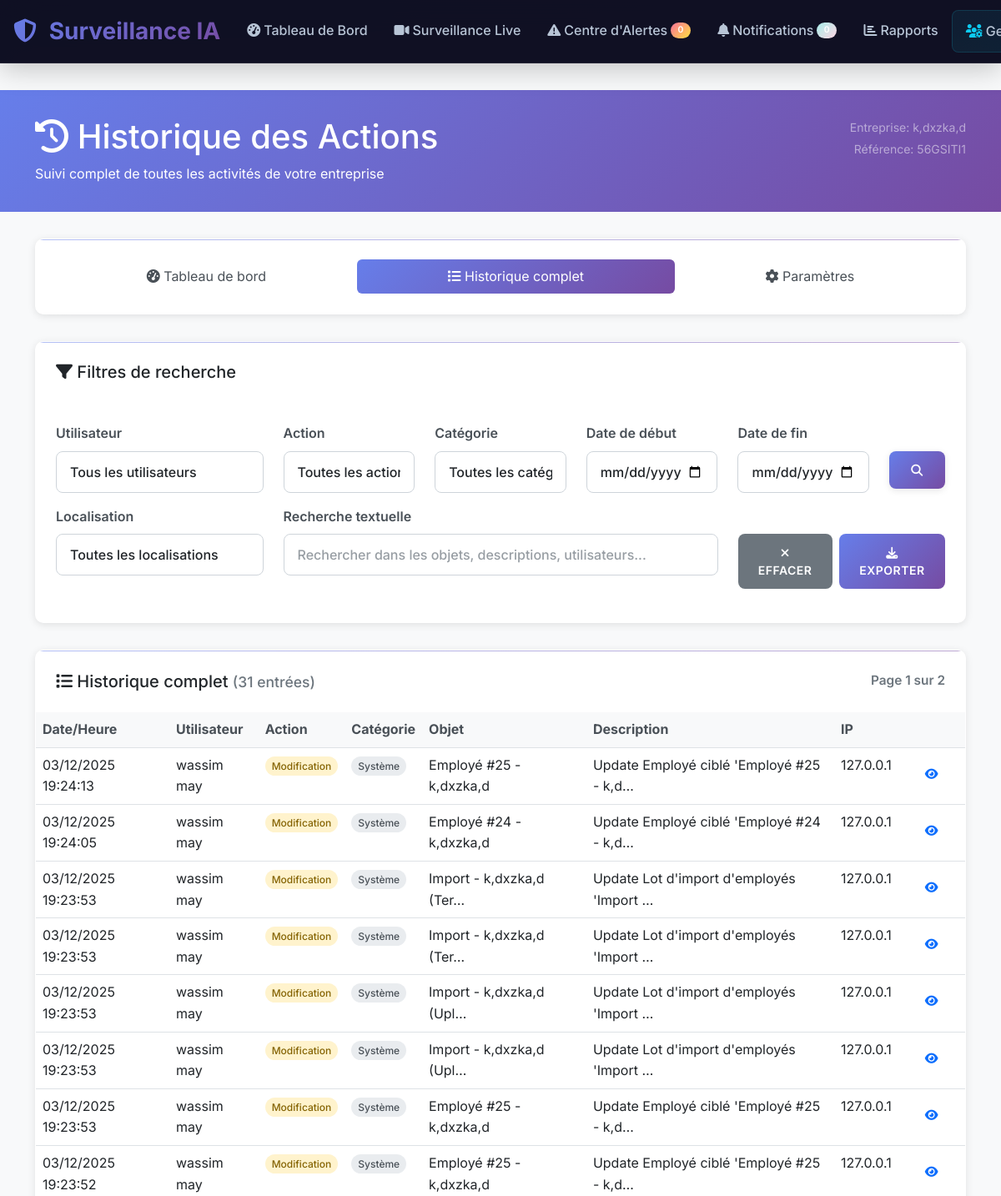
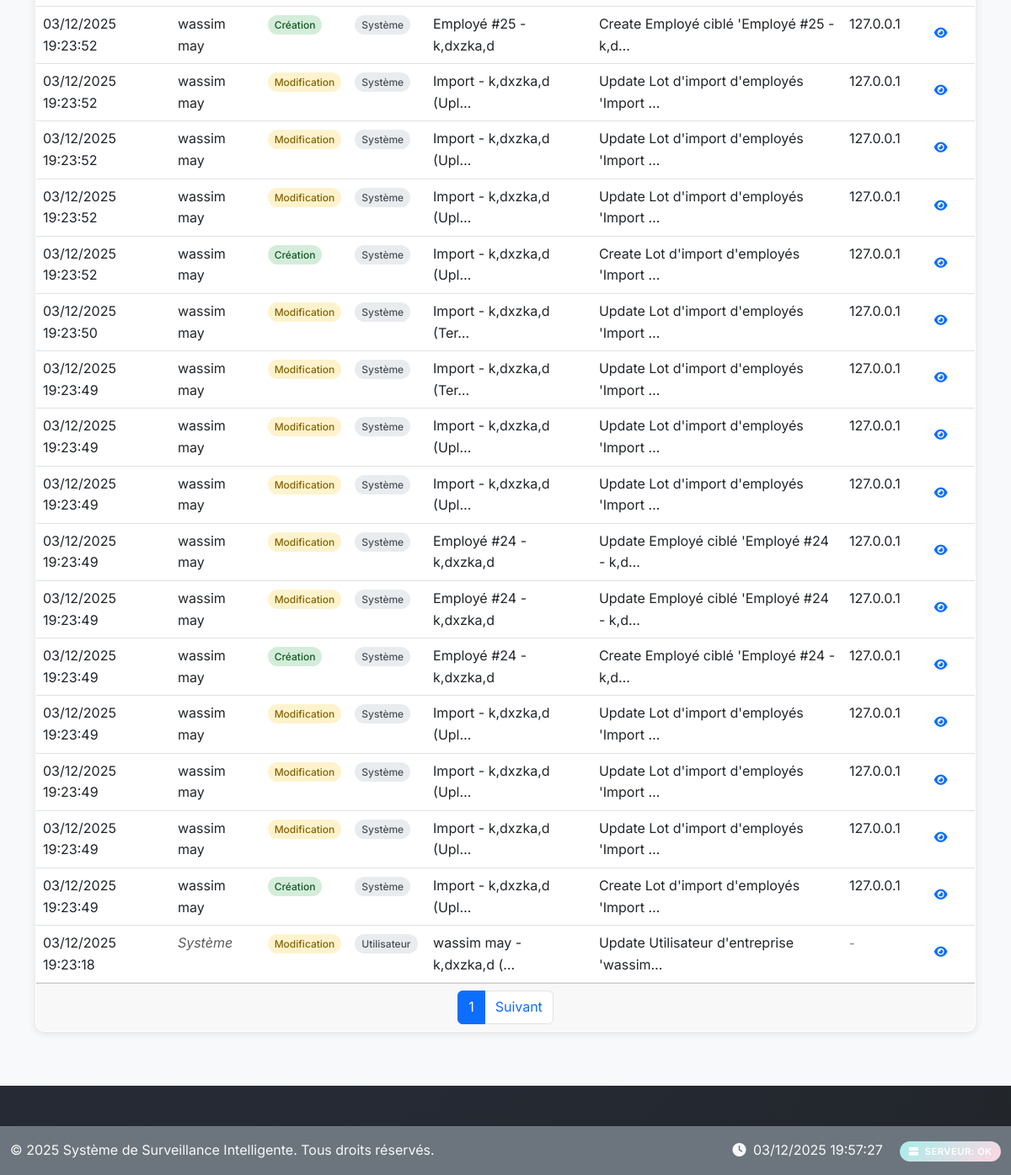
/history/list/ (signed in), run on an earlier commit of the app's database (2 pictures, top to bottom).
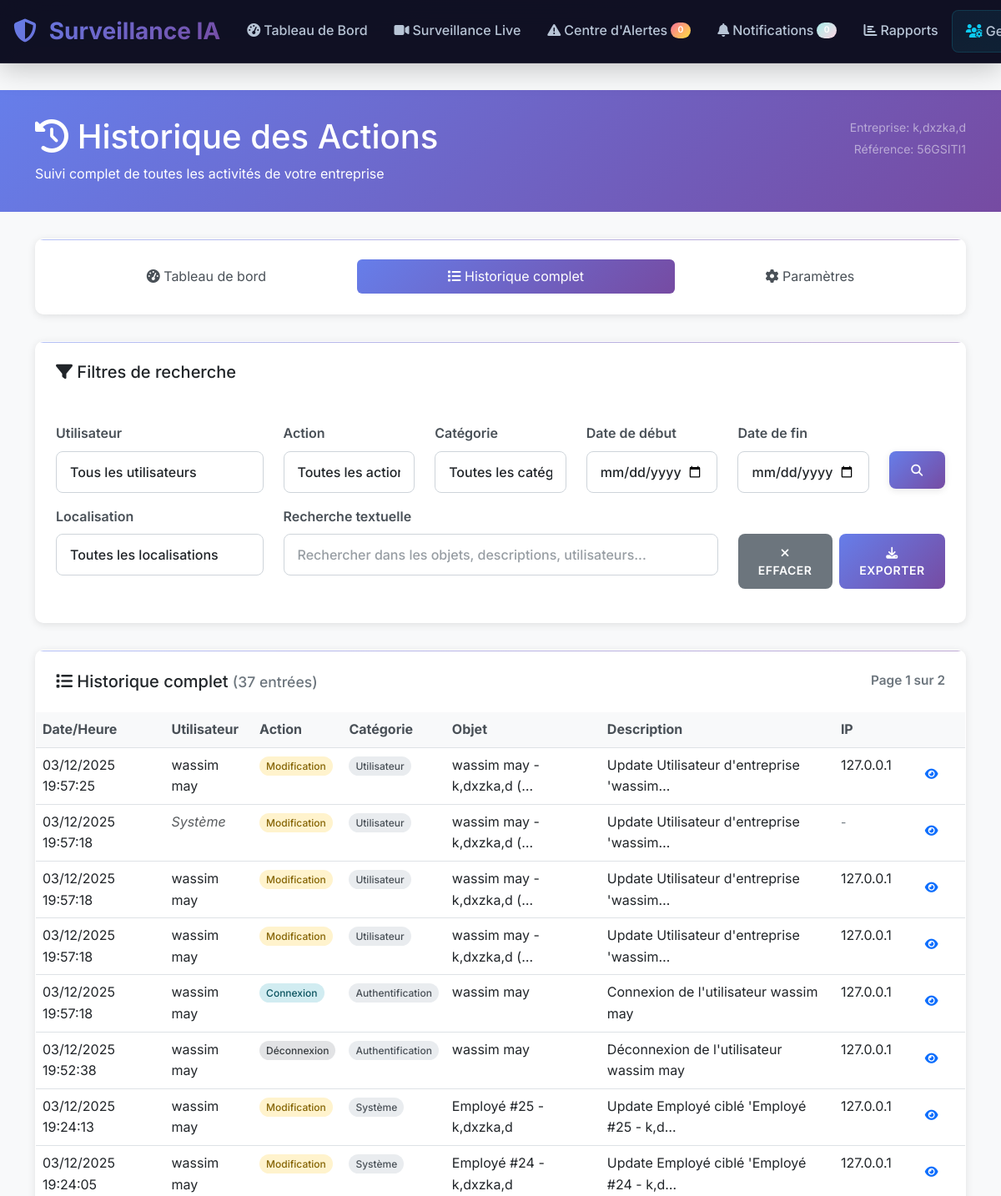
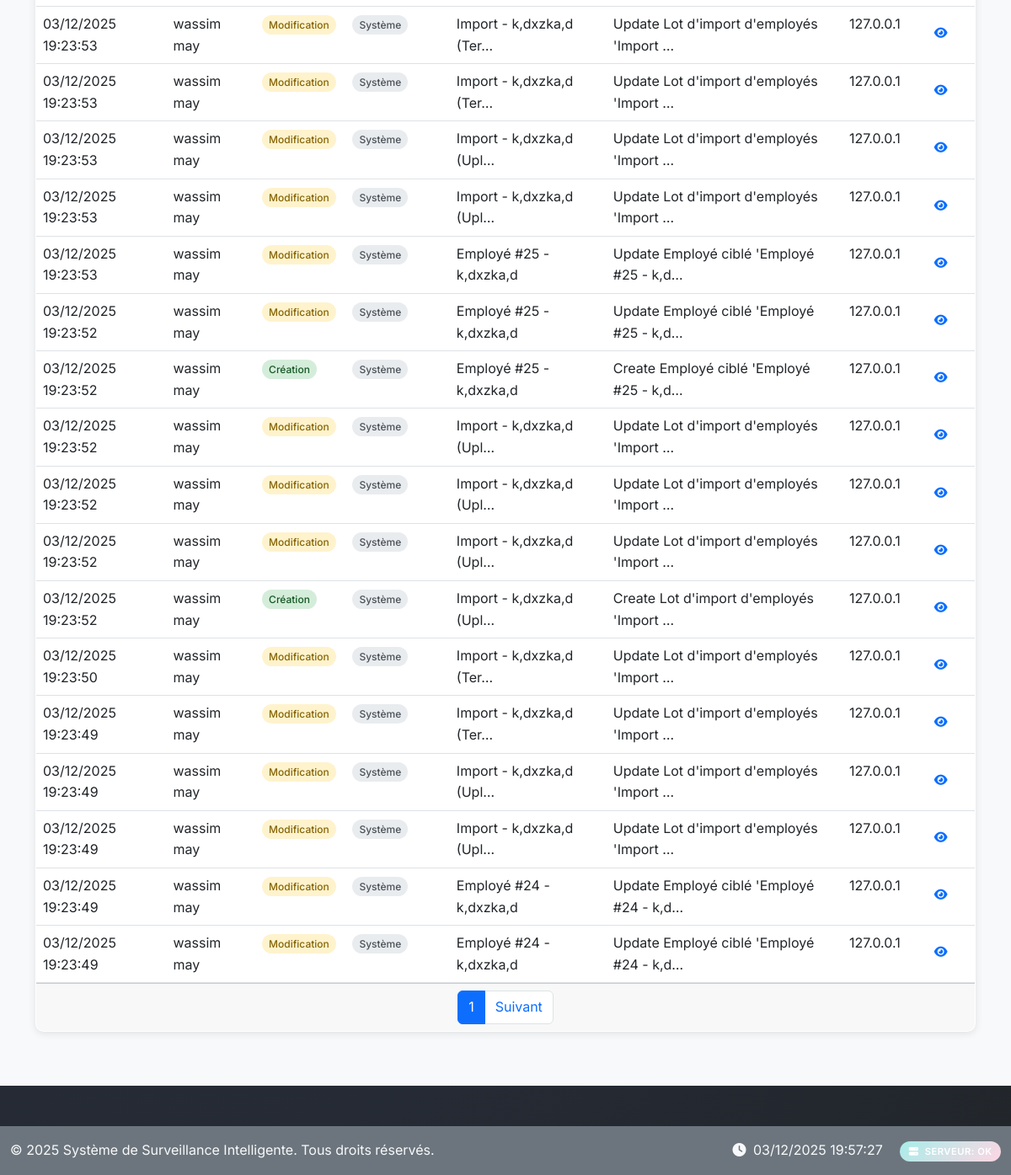
And on a later commit of the database (2 pictures, top to bottom).
### history/models.py (models this page shows, shortened)
class HistoryEntry(models.Model):
    ACTION_CHOICES = [
        ('create', 'Création'),
        ('update', 'Modification'),
        ('delete', 'Suppression'),
        ('login', 'Connexion'),
        ('logout', 'Déconnexion'),
        ('view', 'Consultation'),
        ('export', 'Exportation'),
        ('import', 'Importation'),
        ('activate', 'Activation'),
        ('deactivate', 'Désactivation'),
        ('assign', 'Attribution'),
        ('unassign', 'Retrait d\'attribution'),
    ]
    CATEGORY_CHOICES = [
        ('user', 'Utilisateur'),
        ('company', 'Entreprise'),
        ('location', 'Localisation'),
        ('zone', 'Zone'),
        ('camera', 'Caméra'),
        ('alert', 'Alerte'),
        ('detection', 'Détection'),
        ('incident', 'Incident'),
        ('recording', 'Enregistrement'),
        ('settings', 'Paramètres'),
        ('system', 'Système'),
        ('auth', 'Authentification'),
        ('report', 'Rapport'),
        ('notification', 'Notification'),
    ]
    timestamp = models.DateTimeField(default=timezone.now, verbose_name="Horodatage")
    user = models.ForeignKey(
        User,
        on_delete=models.SET_NULL,
        null=True,
        blank=True,
        related_name='history_entries',
        verbose_name="Utilisateur"
    )
    action = models.CharField(max_length=20, choices=ACTION_CHOICES, verbose_name="Action")
    category = models.CharField(max_length=20, choices=CATEGORY_CHOICES, verbose_name="Catégorie")
    content_type = models.ForeignKey(ContentType, on_delete=models.CASCADE, null=True, blank=True)
    object_id = models.PositiveIntegerField(null=True, blank=True)
    content_object = GenericForeignKey('content_type', 'object_id')
    object_name = models.CharField(max_length=255, verbose_name="Nom de l'objet", help_text="Nom/titre de l'objet modifié")
    description = models.TextField(verbose_name="Description", help_text="Description détaillée de l'action")
    old_values = models.JSONField(null=True, blank=True, verbose_name="Anciennes valeurs")
    new_values = models.JSONField(null=True, blank=True, verbose_name="Nouvelles valeurs")
    changed_fields = models.JSONField(null=True, blank=True, verbose_name="Champs modifiés")
    ip_address = models.GenericIPAddressField(null=True, blank=True, verbose_name="Adresse IP")
    user_agent = models.TextField(blank=True, verbose_name="User Agent")
    session_key = models.CharField(max_length=40, blank=True, verbose_name="Clé de session")
    company = models.ForeignKey(
        'companies.Company',
        on_delete=models.CASCADE,
        null=True,
        blank=True,
        related_name='history_entries',
        verbose_name="Entreprise"
    )
    subcompany = models.ForeignKey(
        'companies.SubCompany',
        on_delete=models.CASCADE,
        null=True,
        blank=True,
        related_name='history_entries',
        verbose_name="Sous-entreprise"
    )
    location = models.ForeignKey(
        'monitoring.Location',
        on_delete=models.SET_NULL,
        null=True,
        blank=True,
        related_name='history_entries',
        verbose_name="Localisation"
    )
    is_sensitive = models.BooleanField(default=False, verbose_name="Données sensibles")
    is_system_action = models.BooleanField(default=False, verbose_name="Action système")
    class Meta:
        verbose_name = "Entrée d'historique"
        verbose_name_plural = "Entrées d'historique"
        ordering = ['-timestamp']
        indexes = [
            models.Index(fields=['timestamp']),
            models.Index(fields=['user', 'timestamp']),
            models.Index(fields=['company', 'timestamp']),
            models.Index(fields=['category', 'timestamp']),
            models.Index(fields=['action', 'timestamp']),
            models.Index(fields=['content_type', 'object_id']),
        ]

### history/views.py (the view, shortened to what this page needs)
# urls.py: path('list/', views.history_list, name='list'),
@login_required
def history_list(request):
    if not hasattr(request.user, 'company_profile'):
        messages.error(request, "Vous devez être associé à une entreprise pour accéder à l'historique.")
        return redirect('dashboard')
    company_user = request.user.company_profile
    if not company_user.is_manager and not company_user.is_owner:
        messages.error(request, "Vous n'avez pas les permissions pour accéder à l'historique.")
        return redirect('dashboard')
    company = company_user.company
    queryset = HistoryEntry.objects.filter(company=company)\
                                  .select_related('user', 'company', 'location', 'content_type')\
                                  .order_by('-timestamp')
    queryset = queryset.exclude(company__isnull=True)
    filters = {}
    user_filter = request.GET.get('user')
    if user_filter:
        queryset = queryset.filter(user_id=user_filter)
        filters['user'] = user_filter
    action_filter = request.GET.get('action')
    if action_filter:
        queryset = queryset.filter(action=action_filter)
        filters['action'] = action_filter
    category_filter = request.GET.get('category')
    if category_filter:
        queryset = queryset.filter(category=category_filter)
        filters['category'] = category_filter
    date_from = request.GET.get('date_from')
    date_to = request.GET.get('date_to')
    location_filter = request.GET.get('location')
    if location_filter:
        queryset = queryset.filter(location_id=location_filter)
        filters['location'] = location_filter
    search = request.GET.get('search')
    paginator = Paginator(queryset, 25)
    page_number = request.GET.get('page')
    page_obj = paginator.get_page(page_number)
    users = company.company_users.select_related('user').all()
    locations = company.locations.all()
    user_filter_queryset = queryset.filter(user__isnull=False).values_list('user_id', flat=True).distinct()
    users = users.filter(user_id__in=user_filter_queryset)
    context = {
        'page_obj': page_obj,
        'filters': filters,
        'users': users,
        'locations': locations,
        'action_choices': HistoryEntry.ACTION_CHOICES,
        'category_choices': HistoryEntry.CATEGORY_CHOICES,
        'company': company,
        'total_count': queryset.count(),
    }
    return render(request, 'history/list_simple.html', context)

### companies/models.py (called while the page is built)
    @property
    def is_owner(self):
        return self.role == 'owner'

    @property
    def is_manager(self):
        return self.role == 'manager'

    def get_accessible_subcompanies(self):
        if self.is_owner:
            return SubCompany.objects.filter(is_active=True)
        elif self.is_manager:
            assigned_subcompanies = self.subcompanies.filter(is_active=True)
            if assigned_subcompanies.exists():
                return assigned_subcompanies
            else:
                return self.company.subcompanies.filter(is_active=True)
        else:
            return self.subcompanies.filter(is_active=True)

### templates/history/list_simple.html (shortened to what the changed rows need)
{% extends "base.html" %}
{% load static %}
{% block content %}
<div class="history-header">
    <div class="container">
        <div class="row">
            <div class="col-md-8">
                <h1><i class="fas fa-history"></i> Historique des Actions</h1>
            </div>
        </div>
    </div>
</div>
<div class="container">
    <div class="card">
        <div class="card-header d-flex justify-content-between align-items-center">
            <h5 class="mb-0">
                <i class="fas fa-list"></i> Historique complet
                <small class="text-muted">({{ total_count }} entrée{{ total_count|pluralize }})</small>
            </h5>
        </div>
        <div class="card-body p-0">
            {% if page_obj %}
                <div class="table-responsive">
                    <table class="table table-hover mb-0">
                        <thead>
                            <tr>
                                <th>Date/Heure</th>
                                <th>Utilisateur</th>
                                <th>Action</th>
                                <th>Catégorie</th>
                                <th>Objet</th>
                                <th>Description</th>
                                <th>IP</th>
                                <th></th>
                            </tr>
                        </thead>
                        <tbody>
                            {% for entry in page_obj %}
                            <tr>
                                <td>{{ entry.timestamp|date:"d/m/Y H:i:s" }}</td>
                                <td>
                                    {% if entry.user %}
                                        {{ entry.user.get_full_name|default:entry.user.username }}
                                    {% else %}
                                        <em class="text-muted">Système</em>
                                    {% endif %}
                                </td>
                                <td>
                                    <span class="action-badge action-{{ entry.action }}">
                                        {{ entry.get_action_display }}
                                    </span>
                                </td>
                                <td>
                                    <span class="category-badge">
                                        {{ entry.get_category_display }}
                                    </span>
                                </td>
                                <td>{{ entry.object_name|truncatechars:25 }}</td>
                                <td>{{ entry.description|truncatechars:40 }}</td>
                                <td>
                                    {% if entry.ip_address %}
                                        {{ entry.ip_address }}
                                    {% else %}
                                        <small class="text-muted">-</small>
                                    {% endif %}
                                </td>
                                <td>
                                    <a href="{% url 'history:detail' entry.id %}"
                                       class="btn btn-sm btn-outline-primary">
                                        <i class="fas fa-eye"></i>
                                    </a>
                                </td>
                            </tr>
                            {% endfor %}
                        </tbody>
                    </table>
                </div>
            {% endif %}
        </div>
    </div>
</div>
{% endblock %}

What changed in the data, as far as the page shows it:
no longer on this page (row unchanged): HistoryEntry: timestamp "03/12/2025 19:23:49", user.get_full_name "wassim may", action "Création", category "Système", object_name "Employé #24 - k,dxzka,d", description "Create Employé ciblé 'Employé #24 - k,d…", ip_address "127.0.0.1"
no longer on this page (row unchanged): HistoryEntry: timestamp "03/12/2025 19:23:49", user.get_full_name "wassim may", action "Modification", category "Système", object_name "Import - k,dxzka,d (Upl…", description "Update Lot d'import d'employés 'Import …", ip_address "127.0.0.1"
no longer on this page (row unchanged): HistoryEntry: timestamp "03/12/2025 19:23:49", user.get_full_name "wassim may", action "Modification", category "Système", object_name "Import - k,dxzka,d (Upl…", description "Update Lot d'import d'employés 'Import …", ip_address "127.0.0.1"
no longer on this page (row unchanged): HistoryEntry: timestamp "03/12/2025 19:23:49", user.get_full_name "wassim may", action "Modification", category "Système", object_name "Import - k,dxzka,d (Upl…", description "Update Lot d'import d'employés 'Import …", ip_address "127.0.0.1"
no longer on this page (row unchanged): HistoryEntry: timestamp "03/12/2025 19:23:49", user.get_full_name "wassim may", action "Création", category "Système", object_name "Import - k,dxzka,d (Upl…", description "Create Lot d'import d'employés 'Import …", ip_address "127.0.0.1"
no longer on this page (row unchanged): HistoryEntry: timestamp "03/12/2025 19:23:18", shows "Système", action "Modification", category "Utilisateur", object_name "wassim may - k,dxzka,d (…", description "Update Utilisateur d'entreprise 'wassim…"
added HistoryEntry: timestamp "03/12/2025 19:57:25", user.get_full_name "wassim may", action "Modification", category "Utilisateur", object_name "wassim may - k,dxzka,d (…", description "Update Utilisateur d'entreprise 'wassim…", ip_address "127.0.0.1"
added HistoryEntry: timestamp "03/12/2025 19:57:18", shows "Système", action "Modification", category "Utilisateur", object_name "wassim may - k,dxzka,d (…", description "Update Utilisateur d'entreprise 'wassim…"
added HistoryEntry: timestamp "03/12/2025 19:57:18", user.get_full_name "wassim may", action "Modification", category "Utilisateur", object_name "wassim may - k,dxzka,d (…", description "Update Utilisateur d'entreprise 'wassim…", ip_address "127.0.0.1"
added HistoryEntry: timestamp "03/12/2025 19:57:18", user.get_full_name "wassim may", action "Modification", category "Utilisateur", object_name "wassim may - k,dxzka,d (…", description "Update Utilisateur d'entreprise 'wassim…", ip_address "127.0.0.1"
added HistoryEntry: timestamp "03/12/2025 19:57:18", user.get_full_name "wassim may", action "Connexion", category "Authentification", object_name "wassim may", description "Connexion de l'utilisateur wassim may", ip_address "127.0.0.1"
added HistoryEntry: timestamp "03/12/2025 19:52:38", user.get_full_name "wassim may", action "Déconnexion", category "Authentification", object_name "wassim may", description "Déconnexion de l'utilisateur wassim may", ip_address "127.0.0.1"
Also different on the page:
{{ total_count }}: "31" → "37"
